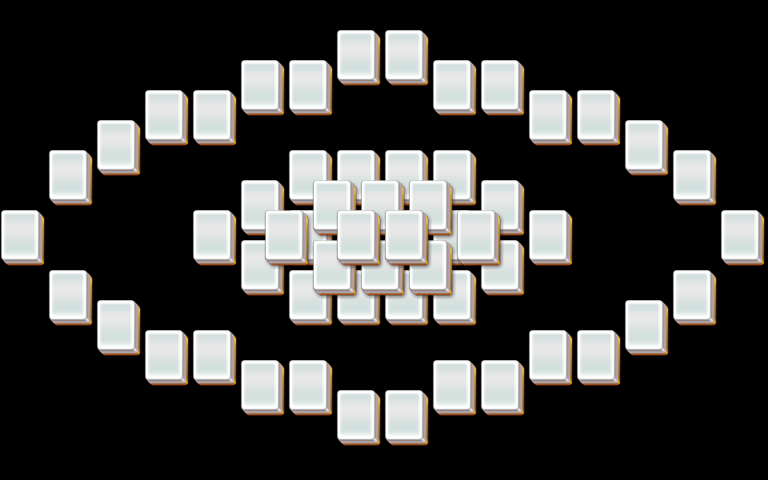

A 2D game scene composited from a Tiled map and its tileset images. What follows is a short description and the map's XML, with each tile layer's data collapsed to a summary:
An orthogonal 32x16 tile map with 24x30 px tiles, 5 tile layers (layer1, layer2, layer3, layer4, ...).

<map version="1.0" orientation="orthogonal" width="32" height="16" tilewidth="24" tileheight="30">
 <properties>
  <property name="species" value="10" />
 </properties>
 <tileset firstgid="1" name="mahjong" tilewidth="48" tileheight="60">
  <image source="mahjong.png" />
 </tileset>
 <layer name="layer1" width="32" height="16">
  <data>[512 cells, 48 non-empty, 1 distinct tile ids]</data>
 </layer>
 <layer name="layer2" width="32" height="16">
  <data>[512 cells, 48 non-empty, 1 distinct tile ids]</data>
 </layer>
 <layer name="layer3" width="32" height="16">
  <data>[512 cells, 8 non-empty, 1 distinct tile ids]</data>
 </layer>
 <layer name="layer4" width="32" height="16">
  <data>[512 cells, 2 non-empty, 1 distinct tile ids]</data>
 </layer>
 <layer name="layer5" width="32" height="16">
  <data>[512 cells, 0 non-empty, 0 distinct tile ids]</data>
 </layer>
</map>
